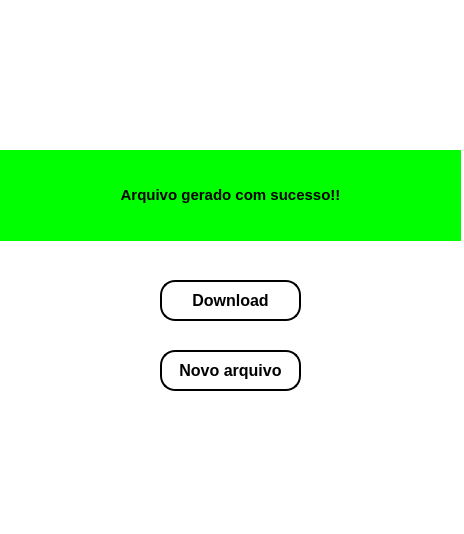
<?xml version="1.0" encoding="UTF-8"?>
<ui version="4.0">
 <class>MainWindow</class>
 <widget class="QMainWindow" name="MainWindow">
  <property name="geometry">
   <rect>
    <x>0</x>
    <y>0</y>
    <width>464</width>
    <height>534</height>
   </rect>
  </property>
  <property name="font">
   <font>
    <pointsize>10</pointsize>
    <weight>75</weight>
    <bold>true</bold>
   </font>
  </property>
  <property name="windowTitle">
   <string>MainWindow</string>
  </property>
  <property name="styleSheet">
   <string notr="true">background-color: rgb(255, 255, 255);</string>
  </property>
  <widget class="QWidget" name="centralwidget">
   <widget class="QPushButton" name="dow">
    <property name="geometry">
     <rect>
      <x>160</x>
      <y>280</y>
      <width>141</width>
      <height>41</height>
     </rect>
    </property>
    <property name="font">
     <font>
      <pointsize>12</pointsize>
      <weight>75</weight>
      <bold>true</bold>
     </font>
    </property>
    <property name="styleSheet">
     <string notr="true">background-color: rgb(255, 255, 255);
border-radius:15px;
border-style:outset;
border-width:2px;
border-color:black;</string>
    </property>
    <property name="text">
     <string>Download</string>
    </property>
   </widget>
   <widget class="QLabel" name="label_4">
    <property name="geometry">
     <rect>
      <x>80</x>
      <y>0</y>
      <width>311</width>
      <height>121</height>
     </rect>
    </property>
    <property name="text">
     <string/>
    </property>
    <property name="pixmap">
     <pixmap>logo.jpg</pixmap>
    </property>
   </widget>
   <widget class="QPushButton" name="new_2">
    <property name="geometry">
     <rect>
      <x>160</x>
      <y>350</y>
      <width>141</width>
      <height>41</height>
     </rect>
    </property>
    <property name="font">
     <font>
      <pointsize>12</pointsize>
      <weight>75</weight>
      <bold>true</bold>
     </font>
    </property>
    <property name="styleSheet">
     <string notr="true">background-color: rgb(255, 255, 255);
border-radius:15px;
border-style:outset;
border-width:2px;
border-color:black;</string>
    </property>
    <property name="text">
     <string>Novo arquivo</string>
    </property>
   </widget>
   <widget class="QLabel" name="label_2">
    <property name="geometry">
     <rect>
      <x>0</x>
      <y>150</y>
      <width>461</width>
      <height>91</height>
     </rect>
    </property>
    <property name="styleSheet">
     <string notr="true">background-color: rgb(0, 255, 0);</string>
    </property>
    <property name="text">
     <string>&lt;html&gt;&lt;head/&gt;&lt;body&gt;&lt;p align=&quot;center&quot;&gt;&lt;span style=&quot; font-size:11pt; font-weight:600;&quot;&gt;Arquivo gerado com sucesso!!&lt;/span&gt;&lt;/p&gt;&lt;/body&gt;&lt;/html&gt;</string>
    </property>
   </widget>
   <zorder>label_4</zorder>
   <zorder>dow</zorder>
   <zorder>new_2</zorder>
   <zorder>label_2</zorder>
  </widget>
  <widget class="QMenuBar" name="menubar">
   <property name="geometry">
    <rect>
     <x>0</x>
     <y>0</y>
     <width>464</width>
     <height>21</height>
    </rect>
   </property>
  </widget>
  <widget class="QStatusBar" name="statusbar"/>
 </widget>
 <resources/>
 <connections/>
</ui>
